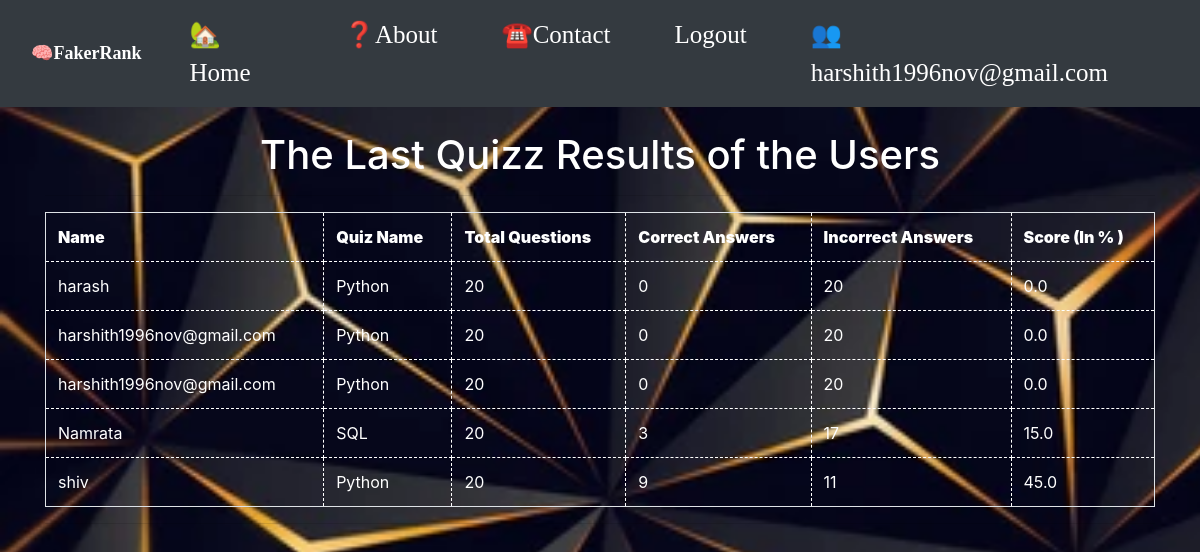
Screenshot of /quiz_app/leader/ (signed in) with the database file from the repository.
### auth_app/models.py (models this page shows, shortened)
class User(AbstractBaseUser,PermissionsMixin):
    email = models.EmailField(verbose_name='email address', max_length=255, unique=True)
    username = models.CharField(verbose_name='Username', max_length=255, unique=True)
    is_active = models.BooleanField(default=True)
    staff = models.BooleanField(default=False) # a admin user; non super-user
    admin = models.BooleanField(default=False) # a superuser
    USERNAME_FIELD = 'email'
    REQUIRED_FIELDS = ['username'] # Email & Password are required by default.
    objects = UserManager()

### quiz_app/models.py (models this page shows, shortened)
class Leaderboard(models.Model):
    name = models.CharField(max_length=200, blank=False)
    quiz_name = models.CharField(max_length=200, blank=False)
    total = models.CharField(max_length=200, blank=False)
    correct = models.CharField(max_length=200, blank=False)
    incorrect = models.CharField(max_length=200, blank=False)
    percentage = models.CharField(max_length=200, blank=False)
    class Meta:
        db_table = "Quiz_Leaderboard"

### quiz_app/views.py (the view)
# urls.py: path('leader/', views.leader, name='leader'),
def leader(request):
    result_list_board = Leaderboard.objects.all().order_by('percentage')
    dict = {'heading': "The Last Quizz Results of the Users",
            'result_list': result_list_board}
    return render(request, 'quiz_app/leader.html', context = dict)

### templates/quiz_app/leader.html (shortened to what this page needs)
{% extends 'layout.html' %}
{% block body_block %}
<br>
<h1 style="text-align:center; color:white;"> {{ heading }} </h1>
<hr>
<table class="table table-bordered" >
    <tr style="color:white;">
        <th><b>Name</b></th>
        <th><b>Quiz Name</b></th>
        <th><b>Total Questions</b></th>
        <th><b>Correct Answers</b></th>
        <th><b>Incorrect Answers</b></th>
        <th><b>Score (In % )</b></th>
    </tr>
    {% for row in result_list %}
    <tr style="color:white;">
        <td> {{ row.name }} </td>
        <td> {{ row.quiz_name }} </td>
        <td> {{ row.total }} </td>
        <td> {{ row.correct }} </td>
        <td> {{ row.incorrect }} </td>
        <td> {{ row.percentage }} </td>
    </tr>
    {% endfor %}
</table>
<hr>
{% endblock %}

### templates/layout.html (shortened to what this page needs)
<!doctype html>
{% load static %}
<html lang="en">
  <head>
    <link rel="stylesheet" href="https://cdn.jsdelivr.net/npm/bootstrap@4.3.1/dist/css/bootstrap.min.css">
  </head>
<body>
<nav class="navbar navbar-expand-lg navbar-light bg-dark">
    <div class="container-fluid">
      <a class="navbar-brand" href="#" style="color:white"><b>🧠FakerRank</b></a>
        <div class="collapse navbar-collapse" id="navbarSupportedContent">
            <ul class="navbar-nav me-auto mb-2 mb-lg-0 ">
                <li class="nav-item px-4">
                    <a class="nav-link active" aria-current="page" href="{% url 'home' %}" style="color:white">🏡Home</a>
                </li>
                <li class="nav-item px-4">
                    <a class="nav-link active" href="{% url 'about' %}" style="color:white">❓About</a>
                </li>
                <li class="nav-item px-4">
                    <a class="nav-link active" aria-current="page" href="{% url 'contact' %}" style="color:white">☎️Contact</a>
                </li>
            </ul>
        </div>
        <div class="collapse navbar-collapse" id="navbarSupportedContent">
            <ul class="navbar-nav me-auto mb-2 mb-lg-0 mb-lg-0 ml-auto">
                {% if user.is_authenticated%}
                <li class="nav-item px-4">
                    <a class="nav-link active" aria-current="page"  href="{% url 'logout' %}" style="color:white">Logout</a>
                </li>
                {% else %}
                <li class="nav-item px-4">
                    <a class="nav-link active" aria-current="page"  href="{% url 'login' %}" style="color:white">📃Login</a>
                </li>
                {% endif %}
                {% if user.is_authenticated %}
                <li class="nav-item px-4 ">
                    <a class="nav-link active" aria-current="page" href="{% url 'quiz_app:profile' %}" style="color:white">👥{{user.username}}</a>
                </li>
                {% else %}
                <li class="nav-item px-4 ">
                    <a class="nav-link active" aria-current="page" href="{% url 'registration' %}" style="color:white">📑Register</a>
                </li>
                {% endif %}
            </ul>
        </div>
    </div>
</nav>
<div class="container">
    {% block body_block %}
    {% endblock %}
</div>
    </body>
</html>

### templates/quiz_app/leader.html (style rules this page uses)
.table-bordered > tbody > tr > td, .table-bordered > tbody > tr > th, .table-bordered > tfoot > tr > td, .table-bordered > tfoot > tr > th, .table-bordered > thead > tr > td, .table-bordered > thead > tr > th { border: 1px dashed white; }

### rows the page displays
Leaderboard: name "harash", quiz_name "Python", total "20", correct "0", incorrect "20", percentage "0.0"
Leaderboard: name "harshith1996nov@gmail.com", quiz_name "Python", total "20", correct "0", incorrect "20", percentage "0.0"
Leaderboard: name "harshith1996nov@gmail.com", quiz_name "Python", total "20", correct "0", incorrect "20", percentage "0.0"
Leaderboard: name "Namrata", quiz_name "SQL", total "20", correct "3", incorrect "17", percentage "15.0"
Leaderboard: name "shiv", quiz_name "Python", total "20", correct "9", incorrect "11", percentage "45.0"

### other values shown
{{ user.username }} "harshith1996nov@gmail.com"
{{ heading }} "The Last Quizz Results of the Users"
